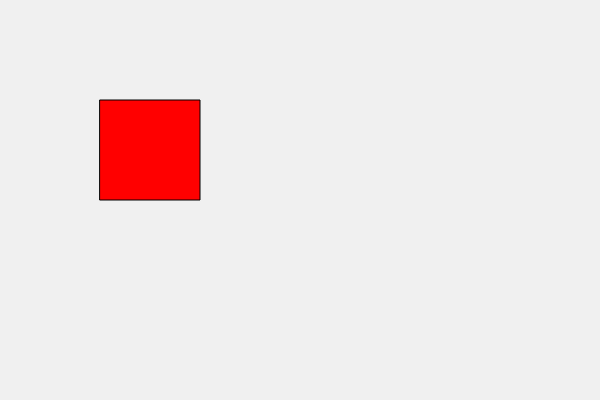
Frame 1 (no input)
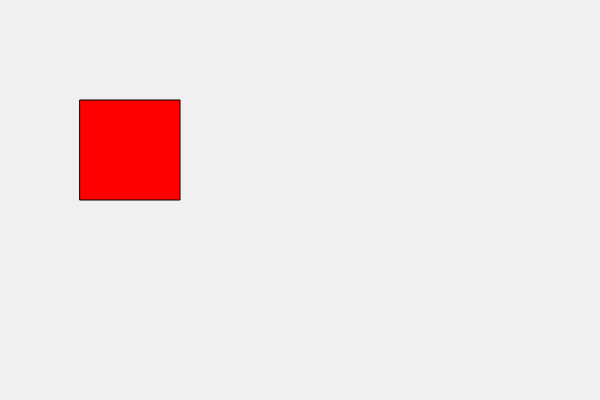
Frame 60 (no input)
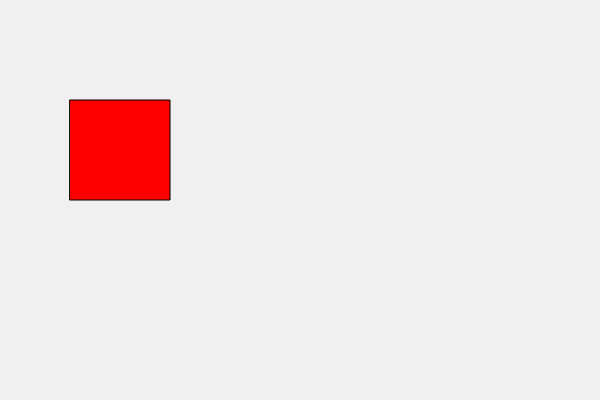
Frame 120 (the mouse pressed at the canvas centre since frame 60)

The p5.js sketch that drew these frames (run headless with seeded random() and noise() and a simulated clock; from frame 60 on, the mouse is pressed at the canvas centre):

// p5.js sketch
// ── sketch.js
var x = 100;
var l = 0;

// Functions are selfish
function setup() {
  createCanvas(600, 400);
}

function draw() {
  background(240);
  fill(255, 0, 0);
  rect(x, 100, 100, 100);
   x += 10; // Bye!
  if(x > width){
    x = 0; // I'm back!
  }

  

  // I'm a comment!
}
